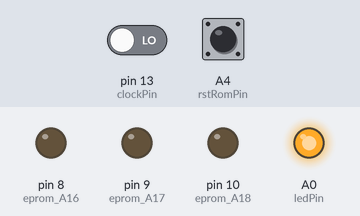
Bench run of a sketch on a simulated Arduino Uno, built with avr-gcc and run on an emulated ATmega328P. Parts: output pins drawn as LEDs (lit = HIGH). Dashed ring = blinking. Inputs (shaded band) come from the test bench; at power-on: A4 (rstRomPin) HIGH, pin 13 (clockPin) LOW. EEPROM starts erased.

Above: at 5.2 s.
5.3 s: A4 (rstRomPin) pulled LOW for 1 s
At 5.7 s:
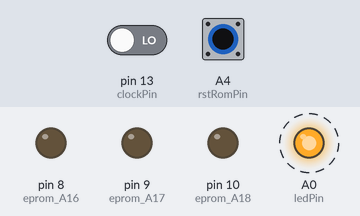
7.8 s: A4 (rstRomPin) pulled LOW for 3.2 s
At 8.2 s:
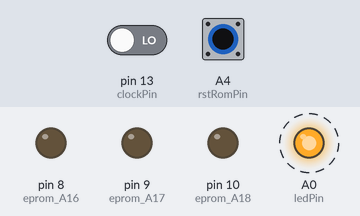
Timing chart, 0 to 12.5 s (numbered marks = the images above; inputs shaded):
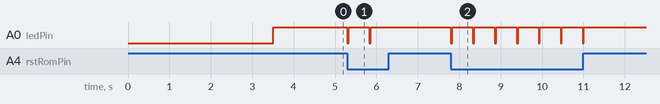

Measured:
- after the input at 5.3 s, A0 (ledPin): alternates HIGH for 0.50 s and LOW for 0.03 s, 4 changes in all, then stays HIGH, starting at once
- after the input at 7.8 s, A0 (ledPin): alternates HIGH for 0.50 s and LOW for 0.03 s, 14 changes in all, then stays HIGH, starting at once

The sketch:

Firmware_ATMega328P_v2.2b.ino
```cpp
/*
#########################################################################################
#                                                                                       #
#  ROM switcher sketch for CBM disk drives                                              #
#  To be used with Switchless Floppy Drive 8x Multi Floppy Speeder for the Commodore    #
#  1541 Disk Drive by Frank Eggen                                                       #
#  Code by Per Bengtsson (https://github.com/RetroNynjah                                #
#                                                                                       #
#  Version 1.0a                                                                         #
#  https://github.com/FraEgg                                                            #
#                                                                                       #
#########################################################################################
*/

#include <EEPROM.h>

// searchString is the command that is used for switching ROM.
// It is passed by the 1541-II in reverse order so the variable should be reversed too.
// The command should be preceded by a ROM number between 1 and <romCount> when used.
// The below reversed searchString in hex ascii is MORNR@ which is specified like this on the C64: 1@RNROM, 2@RNROM and so on.
byte searchString[] = {0x4D,0x4F,0x52,0x4E,0x52,0x40};
int romCount = 8;


// pin defitions
int resetPin = 11;
int clockPin = 13;
int ledPin = A0;
int rstRomPin = A4; //PC4
int selRomPin = A5; //PC5

int commandLength = sizeof(searchString);
int bytesCorrect = 0;
int tempOFF = 0;
volatile bool state;
static byte byteCurr;
static byte switchPins;

void pciSetup(byte pin)
{
    *digitalPinToPCMSK(pin) |= bit (digitalPinToPCMSKbit(pin));  // enable pin
    PCIFR  |= bit (digitalPinToPCICRbit(pin)); // clear any outstanding interrupt
    PCICR  |= bit (digitalPinToPCICRbit(pin)); // enable interrupt for the group
}


ISR (PCINT0_vect) // handle pin change interrupt for D8 to D13 here
{
       // read state of pin 13
       state = PINB & B00100000;
}


void cleareeprom(){
  for (int i = 0 ; i < EEPROM.length() ; i++) {
    EEPROM.write(i, 0);
  }
}


void resetdrive(){

  digitalWrite(resetPin, LOW);
  pinMode(resetPin, OUTPUT);
  delay(50);
  digitalWrite(resetPin, HIGH);
  pinMode(resetPin, INPUT);

}


void switchrom(int romnumber){

  // blink romnumber of times
  for (int x = 0; x <= romnumber; x++){
    digitalWrite (ledPin, LOW);
    delay(30);
    digitalWrite (ledPin, HIGH);
    delay(250);
  }
  delay (200);

  // roll over to zero if rom number is too high

  if ((romnumber == -1) && (tempOFF ==0)){
    tempOFF = 1;
    int lastROM = EEPROM.read(0);
    romnumber = lastROM;
  }

  if (romnumber >= romCount){
    romnumber = 0;
  }

  // switch eprompin A16 (D8/PB0)
  if (romnumber & B01){
    digitalWrite(8 , HIGH);
  }
  else {
    digitalWrite(8 , LOW);
  }

  // switch eprompin A17 (D9/PB1)
  if (romnumber & B10){
    digitalWrite(9 , HIGH);
  }
  else {
    digitalWrite(9 , LOW);
  }

  // switch eprompin A18 (D10/PB2)
  if (romnumber & B100){
    digitalWrite(10 , HIGH);
  }
  else {
    digitalWrite(10 , LOW);
  }

  int savedROM = EEPROM.read(0);
  if (savedROM != romnumber){
    EEPROM.write(0, romnumber);
  }
  resetdrive();
}


void setup() {

  // set data pins as inputs
  DDRD = B00000000;

  pinMode(13, INPUT); // clock pin
  pinMode(8, OUTPUT); // eprom A16
  pinMode(9, OUTPUT); // eprom A17
  pinMode(10, OUTPUT); // eprom A18

  pinMode(clockPin, INPUT); // R/!W
  pinMode(resetPin, INPUT); // Keep reset pin as input while not performing reset.

  pinMode (ledPin, OUTPUT);

  pinMode(rstRomPin, INPUT_PULLUP); // Reset ROM button
  pinMode(selRomPin, INPUT_PULLUP); // Select ROM button

  // retrieve last used ROM from ATmega EEPROM and switch ROM using A14/A15
  int lastROM = EEPROM.read(0);
  if (lastROM >= romCount){
    cleareeprom();
    lastROM = 0;
  }
  switchrom(lastROM);

  // enable pin change interrupt on pin D13(PB5) connected to R/W on 6502
  pciSetup(clockPin);
}


void loop() {
  if (state == HIGH){
    byteCurr = PIND;
    state=LOW;

    // we don't have full search string yet. check if current byte is what we are looking for
    if (byteCurr == searchString[bytesCorrect]){
      // It is the byte we're waiting for. increase byte counter
      bytesCorrect++;
	    if (bytesCorrect == commandLength){
        // we have our full search string. wait for next byte
		    while(state == LOW){}
    		byteCurr = PIND;
    		// This byte should be the ROM number
    		// valid numbers are 0-8 (ASCII 48-56)
    		if ((byteCurr >= 48)&&(byteCurr<=56)&&(tempOFF==0)){
              // rom number within valid range. Switch rom
              switchrom(byteCurr-49);
    		}
    		else if(byteCurr == searchString[0]){
              // it was the first byte in string, starting with new string
              bytesCorrect = 1;
    		}
        else{
          bytesCorrect = 0;
        }
  	  }
    }
    // byte isn't what we are looking for, is it the first byte in the string then?
    else if(byteCurr == searchString[0]){
        // it was the first byte in string, starting with new string
        bytesCorrect = 1;
    }
    else {
      // command byte not correct at all. Start over from the beginning
      bytesCorrect = 0;
    }
    // end clock state == HIGH
  }
  else {
    // clock state == LOW, do non-command related things
    switchPins = PINC;
    if(!(switchPins & B00010000)){
      //RSTROM (PC4) LOW
      switchrom(0);
    }
    else if(!(switchPins & B00100000)){
      //SELROM (PC5) LOW
      int lastROM = EEPROM.read(0);
      lastROM++;
      // roll-over if romCount reached
      if (lastROM >= romCount){
        lastROM = 0;
      }
      switchrom(lastROM);
    }
  }
}
```
